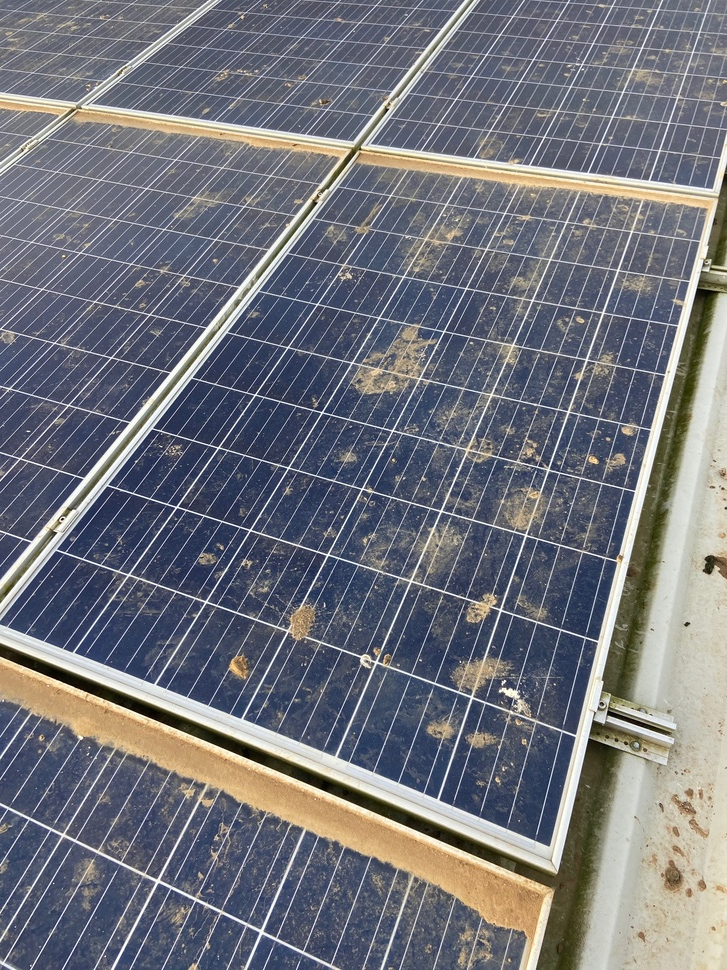
#> input picture test_images/original.jpg, 727 x 970 px, shrunk from 1512 x 2016 before the run
$ python preprocessing.py
#> lines starting #> are read from the running program, lines starting #| are printed output that depends on the picture
import cv2
import os
import matplotlib.pyplot as plt


def clahe_processing(image_path, output_path, comparison_path):
#> called with image_path = 'test_images/original.jpg', output_path = 'test_images/panou_clahe.jpg', comparison_path = 'test_images/comparatie_rezultat.png'
    if not os.path.exists(image_path):
        return

    img_bgr = cv2.imread(image_path)
#> img_bgr is the input picture: shape (970, 727, 3); mean B, G, R 122.4, 114.8, 113.1
    if img_bgr is None:
        return

    gray_img = cv2.cvtColor(img_bgr, cv2.COLOR_BGR2GRAY)
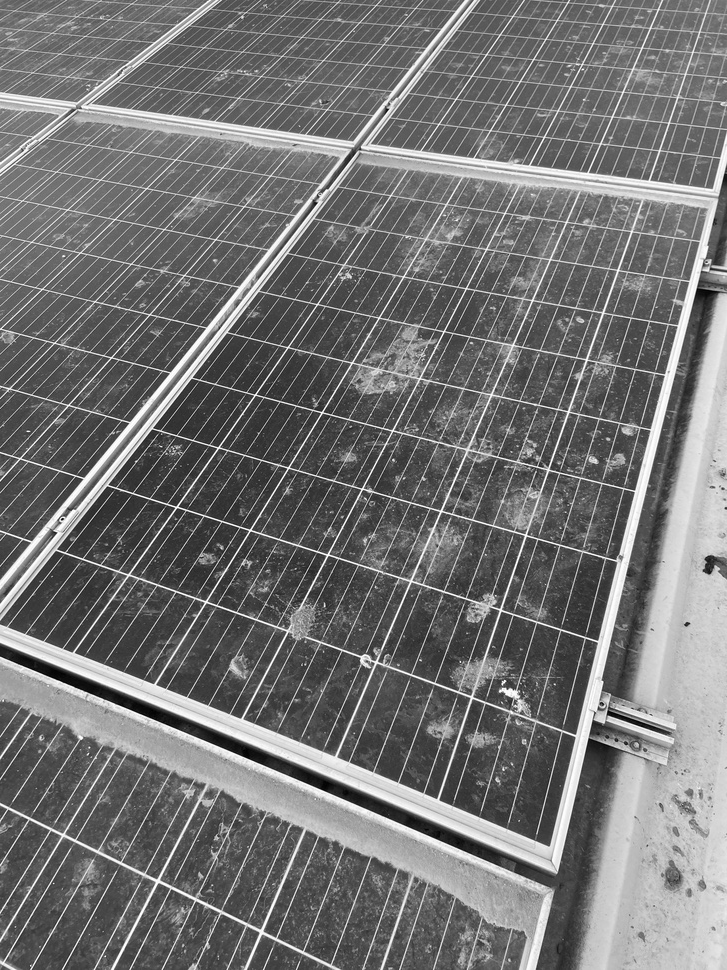
#> gray_img: shape (970, 727); min 0, max 255, mean 115.2

    clahe = cv2.createCLAHE(clipLimit=2.0, tileGridSize=(8, 8))
    clahe_img = clahe.apply(gray_img)
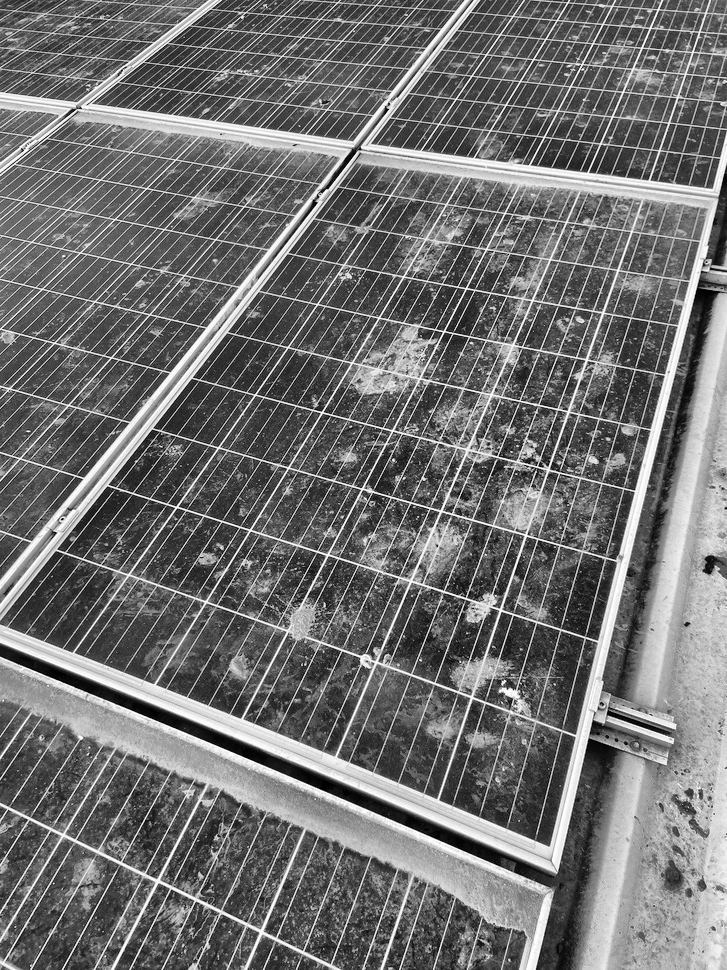
#> clahe_img: shape (970, 727); min 0, max 255, mean 112.1

    cv2.imwrite(output_path, clahe_img)

    plt.figure(figsize=(12, 4))

    plt.subplot(1, 3, 1)
    plt.imshow(cv2.cvtColor(img_bgr, cv2.COLOR_BGR2RGB))
    plt.title("1. Original")
    plt.axis("off")

    plt.subplot(1, 3, 2)
    plt.imshow(gray_img, cmap="gray")
    plt.title("2. Grayscale Simplu")
    plt.axis("off")

    plt.subplot(1, 3, 3)
    plt.imshow(clahe_img, cmap="gray")
    plt.title("3. Enhanced (CLAHE)")
    plt.axis("off")

    plt.tight_layout()
    plt.savefig(comparison_path, dpi=150)
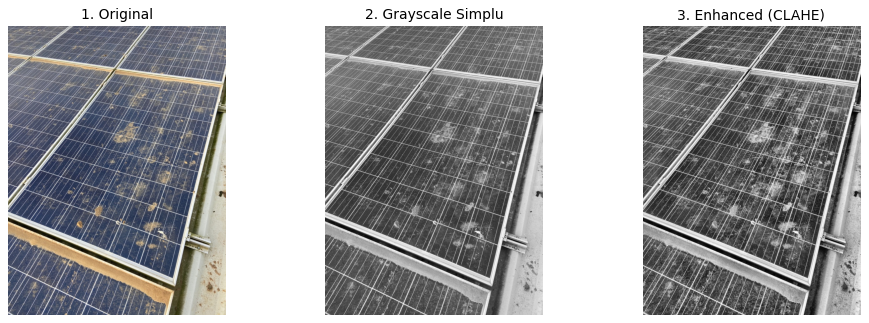
#> figure drawn by matplotlib, 3 panels
    plt.close()

    img_comparatie = cv2.imread(comparison_path)
    if img_comparatie is not None:
        cv2.imshow("Comparatie Rezultat", img_comparatie)
        cv2.waitKey(0)
        cv2.destroyAllWindows()


if __name__ == "__main__":
    folder_curent = os.path.dirname(os.path.abspath(__file__))
    folder_proiect = os.path.dirname(folder_curent)

    cale_intrare = os.path.join(folder_proiect, "test_images", "original.jpg")
    cale_iesire = os.path.join(folder_proiect, "test_images", "panou_clahe.jpg")
    cale_comparatie = os.path.join(folder_proiect, "test_images", "comparatie_rezultat.png")

    clahe_processing(cale_intrare, cale_iesire, cale_comparatie)
